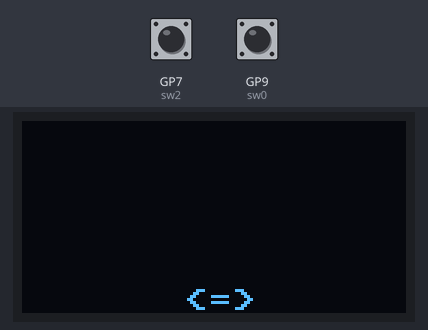
Simulated run of this program. Board: Raspberry Pi Pico running MicroPython. Parts: 128×64 one-colour display. Inputs (shaded band) come from the test bench; at power-on: GP7 (sw2) HIGH, GP9 (sw0) HIGH. What the program prints to the serial console is not drawn.

Above: at 2.2 s.
2.3 s: GP7 (sw2) pulled LOW for 0.15 s
At 3.0 s:
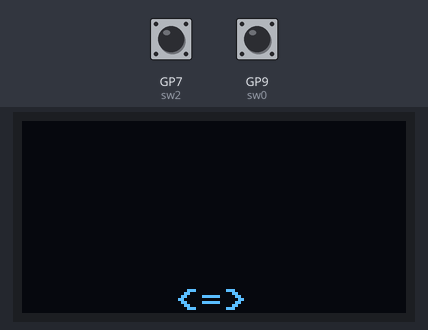
3.9 s: GP9 (sw0) pulled LOW for 1 s
At 6.0 s:
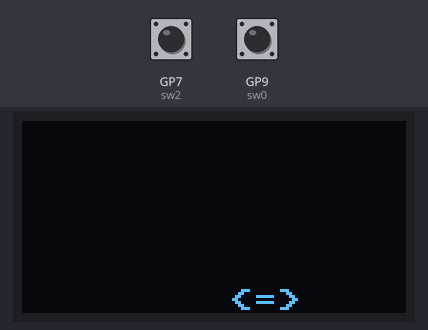
6.4 s: GP9 (sw0) pulled LOW for 0.15 s
At 7.1 s:
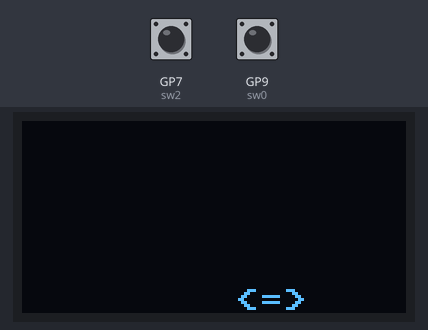
8.0 s: GP7 (sw2) pulled LOW for 3.2 s
At 11.6 s:
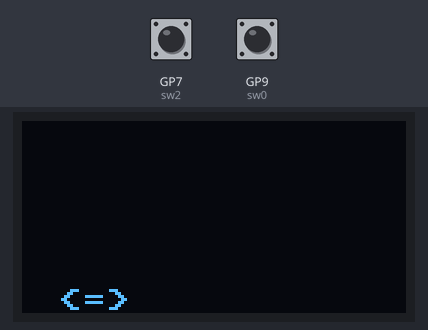

Measured:
- after the input at 2.3 s, the display: first changes after 0.05 s (image 1 shows a later state)
- after the input at 3.9 s, the display: first changes after 0.08 s (image 2 shows a later state)
- after the input at 6.4 s, the display: first changes after 0.07 s (image 3 shows a later state)
- after the input at 8.0 s, the display: first changes at once (image 4 shows a later state)

The program:

11_ufo.py
```python
from machine import UART, Pin, I2C, Timer, ADC
from ssd1306 import SSD1306_I2C
import time

sw2 = Pin(7, Pin.IN, Pin.PULL_UP)
sw0 = Pin(9, Pin.IN, Pin.PULL_UP)
i2c = I2C(1, scl=Pin(15), sda=Pin(14), freq=400000)

oled_width = 128
oled_height = 64
display = SSD1306_I2C(oled_width, oled_height, i2c)

display.fill(0)
display.text("UFO start", 30, 30, 1)
display.show()
time.sleep(1)
#place ufo at bottom center
ufo_x = 54
ufo_y = 56

while True:
    #frame time
    time.sleep(0.03)
    #input processing
    #left
    if sw2.value()==0:
        print("left input", ufo_x)
        ufo_x = ufo_x -1
        if ufo_x < 0:
            ufo_x = 0
    #right
    elif sw0.value()==0:
        print("right input",ufo_x)
        ufo_x = ufo_x +1
        if ufo_x > 105:
            ufo_x = 105 #105px limits ufo to screen
    #none
    else:
        print("no input", ufo_x)
    #rendering
    display.fill(0)
    display.text("<=>", ufo_x, ufo_y, 1)
    display.show()
```
